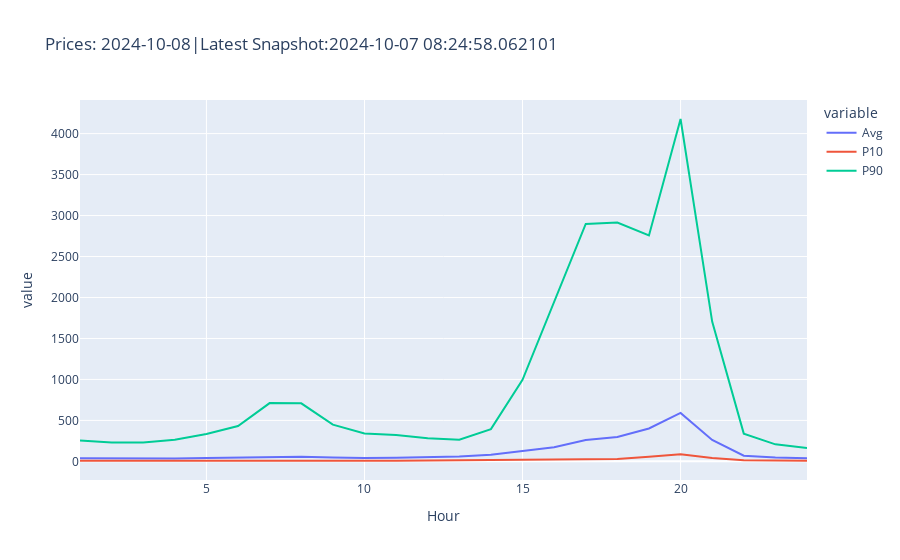

The notebook cell this image was saved under:
### Code cell
#Prices for Next Day
latest_snapshot = datetime.datetime.now()
sim_date = datetime.date.today() + datetime.timedelta(days=1)
today_sim = erc_funFor[erc_funFor["Date_y"]==sim_date]
sim_raw, melt_price = rtm_simulation(today_sim, erc_funHist)



sim_plot = melt_price.plot(x = "Hour", y = "value", color= "variable", title= "Prices: "+str(sim_date)+"|Latest Snapshot:"+str(latest_snapshot))
sim_plot.show()



viz_table = melt_price.pivot(index = ["variable"], columns="Hour", values="value").reset_index()
viz_table.sort_values(by=1, ascending=False)

viz_table["Off Peak"] = (viz_table.iloc[:,1:7].mean(axis=1) + viz_table.iloc[:,23:25].mean(axis=1))/2
viz_table["On Peak"] = viz_table.iloc[:,7:23].mean(axis=1)
viz_table["HE18-21"] = viz_table.iloc[:,18:22].mean(axis=1)
viz_table["Max"] = viz_table.iloc[:,1:25].max(axis=1)
viz_table["ATC"] = viz_table.iloc[:,1:25].mean(axis=1)
# set styles
index_col = {'selector': 'td.data.col0',
         'props': 'background-color: #f5f5f5; color: #000000; text-align: center;'}


viz_table.style.set_properties(**{'font-size':'10pt', 'padding':'0em 0.4em'})\
              .background_gradient(cmap=cm, axis=1)\
              .format(precision=2, thousands=",", decimal=".")\
              .set_table_styles([index_col])\
              .hide(axis="index")

### Figure 1 — Plotly figure (JSON) as saved in the notebook; plotly's stock layout.template omitted (floating-point values rounded to 4 significant figures)
{"data": [{"hovertemplate": "variable=Avg<br>Hour=%{x}<br>value=%{y}<extra></extra>", "legendgroup": "Avg", "line": {"color": "#636efa", "dash": "solid"}, "marker": {"symbol": "circle"}, "mode": "lines", "name": "Avg", "orientation": "v", "showlegend": true, "type": "scatter", "x": [1, 2, 3, 4, 5, 6, 7, 8, 9, 10, 11, 12, 13, 14, 15, 16, 17, 18, 19, 20, 21, 22, 23, 24], "xaxis": "x", "y": [39.0, 36.9, 34.31, 35.26, 40.56, 46.05, 54.85, 55.95, 46.87, 40.94, 44.69, 53.04, 58.81, 80.18, 127.4, 171.6, 260.8, 296.9, 401.0, 590.8, 260.8, 68.67, 46.88, 36.53], "yaxis": "y"}, {"hovertemplate": "variable=P10<br>Hour=%{x}<br>value=%{y}<extra></extra>", "legendgroup": "P10", "line": {"color": "#EF553B", "dash": "solid"}, "marker": {"symbol": "circle"}, "mode": "lines", "name": "P10", "orientation": "v", "showlegend": true, "type": "scatter", "x": [1, 2, 3, 4, 5, 6, 7, 8, 9, 10, 11, 12, 13, 14, 15, 16, 17, 18, 19, 20, 21, 22, 23, 24], "xaxis": "x", "y": [6.33, 5.744, 5.236, 4.428, 4.671, 4.695, 4.554, 4.525, 5.16, 5.192, 6.211, 9.748, 12.96, 17.23, 14.64, 15.58, 21.95, 30.07, 57.43, 86.55, 40.2, 13.85, 10.49, 8.369], "yaxis": "y"}, {"hovertemplate": "variable=P90<br>Hour=%{x}<br>value=%{y}<extra></extra>", "legendgroup": "P90", "line": {"color": "#00cc96", "dash": "solid"}, "marker": {"symbol": "circle"}, "mode": "lines", "name": "P90", "orientation": "v", "showlegend": true, "type": "scatter", "x": [1, 2, 3, 4, 5, 6, 7, 8, 9, 10, 11, 12, 13, 14, 15, 16, 17, 18, 19, 20, 21, 22, 23, 24], "xaxis": "x", "y": [255.5, 230.8, 230.0, 263.1, 334.4, 431.9, 710.9, 708.6, 448.8, 339.7, 322.4, 283.5, 264.3, 393.9, 995.2, 1936.0, 2898.0, 2915.0, 2758.0, 4178.0, 1707.0, 338.6, 207.6, 164.2], "yaxis": "y"}], "layout": {"legend": {"title": {"text": "variable"}, "tracegroupgap": 0}, "title": {"text": "Prices: 2024-10-08|Latest Snapshot:2024-10-07 08:24:58.062101"}, "xaxis": {"anchor": "y", "domain": [0, 1], "title": {"text": "Hour"}}, "yaxis": {"anchor": "x", "domain": [0, 1], "title": {"text": "value"}}}}
